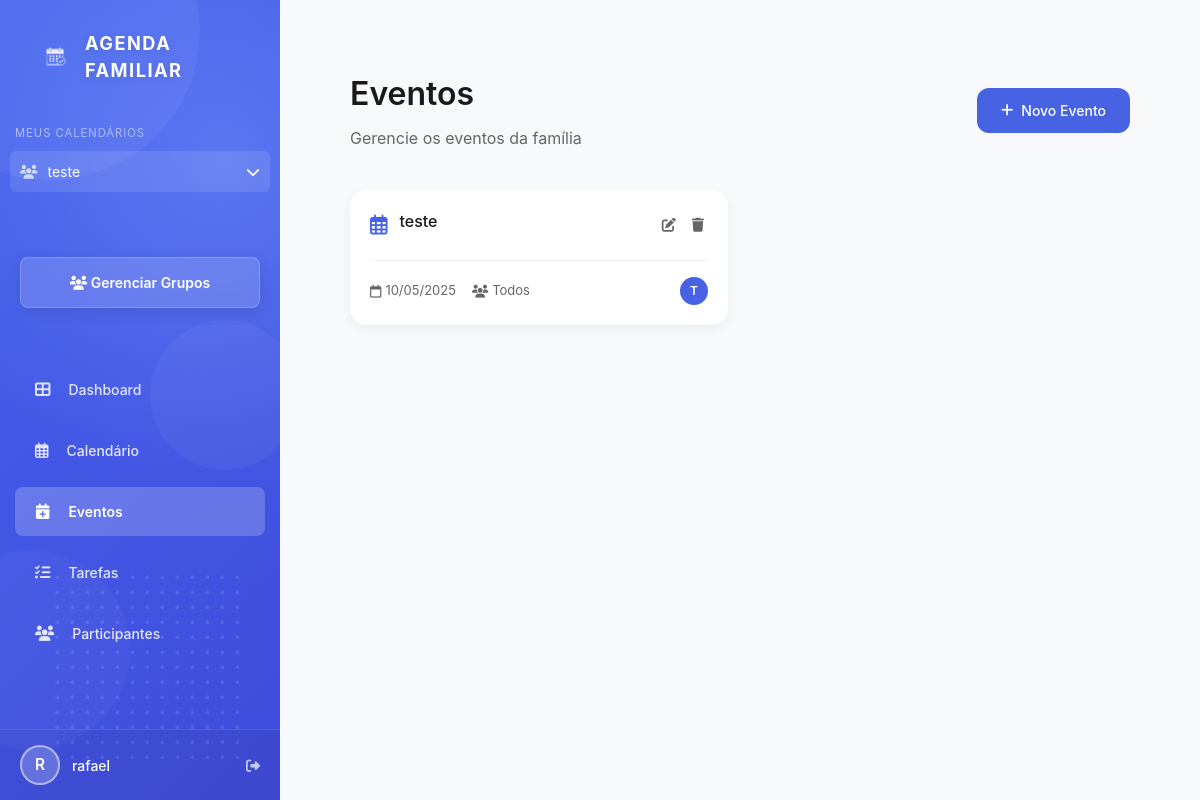
The page /events (signed in) on the database its author committed.
### backend/models/models.py (models this page shows, shortened)
class Family(db.Model):
    id = db.Column(db.Integer, primary_key=True)
    name = db.Column(db.String(100), nullable=False)
    created_at = db.Column(db.DateTime, nullable=False, default=datetime.utcnow)
    admin_id = db.Column(db.Integer, db.ForeignKey('user.id'), nullable=False)
    events = db.relationship('Event', backref='family', lazy=True)
    admins = db.relationship('User', secondary=family_admins, backref='admin_families')

class User(db.Model, UserMixin):
    id = db.Column(db.Integer, primary_key=True)
    username = db.Column(db.String(50), nullable=False)
    email = db.Column(db.String(120), unique=True, nullable=False)
    password = db.Column(db.String(150), nullable=False)
    active_family_id = db.Column(db.Integer, db.ForeignKey('family.id'), nullable=True)
    events = db.relationship('Event', backref='creator', lazy=True)
    families = db.relationship('Family', secondary=user_families,
                              backref=db.backref('members', lazy='dynamic'),
                              lazy='dynamic')
    active_family = db.relationship('Family', foreign_keys=[active_family_id])

class Event(db.Model):
    id = db.Column(db.Integer, primary_key=True)
    title = db.Column(db.String(100), nullable=False)
    description = db.Column(db.Text, nullable=True)
    start_time = db.Column(db.DateTime, nullable=False)
    end_time = db.Column(db.DateTime, nullable=False)
    created_at = db.Column(db.DateTime, nullable=False, default=datetime.utcnow)
    user_id = db.Column(db.Integer, db.ForeignKey('user.id'), nullable=False)
    family_id = db.Column(db.Integer, db.ForeignKey('family.id'), nullable=False)

### backend/routes/routes.py (the view, shortened to what this page needs)
@main.route('/events', methods=['GET', 'POST'])
@login_required
def events():
    if not current_user.active_family_id:
        return redirect(url_for('main.family_options'))
    form = EventForm()
    events = Event.query.filter_by(family_id=current_user.active_family_id).order_by(Event.start_time.asc()).all()
    return render_template('eventos/events.html', events=events, form=form)

### backend/__init__.py (called while the page is built)
def create_app():
    load_dotenv()
    app = Flask(__name__,
                template_folder='../frontend/templates',
                static_folder='../frontend/static')
    app.config['SECRET_KEY'] = os.environ.get('SECRET_KEY', 'default-secret-key')
    app.config['SQLALCHEMY_DATABASE_URI'] = 'sqlite:///calendario.db'
    app.config['SQLALCHEMY_TRACK_MODIFICATIONS'] = False
    db.init_app(app)
    login_manager.init_app(app)
    csrf.init_app(app)
    with app.app_context():
        from backend.routes.routes import main
        app.register_blueprint(main)
    @app.context_processor
    def inject_now():
        return {'now': datetime.utcnow()}
    return app

### backend/models/models.py (called while the page is built)
@login_manager.user_loader
def load_user(user_id):
    return User.query.get(int(user_id))

### frontend/templates/eventos/events.html (shortened to what this page needs)
{% extends "layout/app_layout.html" %}
{% block styles %}
<link rel="stylesheet" href="{{ url_for('static', filename='css/tasks.css') }}">
<link rel="stylesheet" href="{{ url_for('static', filename='css/task-modal.css') }}">
{% endblock %}
{% block content %}
<div class="tasks-container">
    <div class="tasks-header">
        <div class="title-section">
            <h1>Eventos</h1>
            <p class="subtitle">Gerencie os eventos da família</p>
        </div>
        <button class="new-task-btn" onclick="openNewEventModal()">
            <i class="fas fa-plus"></i>
            Novo Evento
        </button>
    </div>
    {% if events %}
    <div class="tasks-grid">
        {% for event in events %}
        <div class="task-card">
            <div class="task-header">
                <div class="task-status">
                    <i class="far fa-calendar-alt"></i>
                </div>
                <div class="task-title">{{ event.title }}</div>
                <div class="task-actions">
                    <a href="{{ url_for('main.edit_event', event_id=event.id) }}" class="action-btn complete-btn">
                        <i class="fas fa-edit"></i>
                    </a>
                    <a href="{{ url_for('main.delete_event', event_id=event.id) }}" class="action-btn delete-btn">
                        <i class="fas fa-trash"></i>
                    </a>
                </div>
            </div>
            <div class="task-footer">
                <div class="task-meta">
                    <span class="due-date">
                        <i class="far fa-calendar"></i>
                        {{ event.start_time.strftime('%d/%m/%Y') }}
                    </span>
                    <span class="assigned-to">
                        <i class="fas fa-users"></i>
                        Todos
                    </span>
                </div>
                <div class="task-creator">
                    <span class="creator-avatar">{{ event.creator.username[0] | upper }}</span>
                </div>
            </div>
        </div>
        {% endfor %}
    </div>
    {% endif %}
</div>
{% endblock %}

### frontend/templates/layout/app_layout.html (shortened to what this page needs)
<!DOCTYPE html>
<html lang="pt-br">
<head>
    <link rel="stylesheet" href="{{ url_for('static', filename='css/app_styles.css') }}">
    <link rel="stylesheet" href="https://cdnjs.cloudflare.com/ajax/libs/font-awesome/6.4.0/css/all.min.css">
    {% block styles %}{% endblock %}
</head>
<body>
    <div class="app-container">
        <div class="sidebar">
            <div class="circle-decoration circle-1"></div>
            <div class="circle-decoration circle-2"></div>
            <div class="circle-decoration circle-3"></div>
            <div class="dot-pattern"></div>
            <div class="header-logo">
                <img src="{{ url_for('static', filename='images/calendario.png') }}" alt="Calendário" class="logo-image">
                <div class="logo-text">AGENDA FAMILIAR</div>
            </div>
            <div class="families-list">
                <div class="families-header">Meus Calendários</div>
                {% if current_user.families.all() %}
                    <div class="calendar-dropdown">
                        <div class="calendar-dropdown-header" onclick="toggleCalendarDropdown()">
                            <div style="display: flex; align-items: center;">
                                <i class="fas fa-users family-icon"></i>
                                <div class="family-name">
                                    {% if current_user.active_family %}
                                        {{ current_user.active_family.name }}
                                    {% else %}
                                        Selecione um calendário
                                    {% endif %}
                                </div>
                            </div>
                            <i class="fas fa-chevron-down"></i>
                        </div>
                    </div>
                {% else %}
                    <div class="family-item">
                        <i class="fas fa-exclamation-circle family-icon"></i>
                        <div class="family-name">Nenhum calendário</div>
                    </div>
                {% endif %}
            </div>
            <a href="{{ url_for('main.family_options') }}" class="new-calendar-btn">
                <i class="fas fa-users"></i> Gerenciar Grupos
            </a>
            {% if current_user.active_family_id %}
                <nav class="nav-menu">
                    <a href="{{ url_for('main.dashboard') }}" class="nav-item {% if request.endpoint == 'main.dashboard' %}active{% endif %}">
                        <i class="fas fa-th-large"></i> Dashboard
                    </a>
                    <a href="{{ url_for('main.calendar') }}" class="nav-item {% if request.endpoint == 'main.calendar' %}active{% endif %}">
                        <i class="far fa-calendar-alt"></i> Calendário
                    </a>
                    <a href="{{ url_for('main.events') }}" class="nav-item {% if request.endpoint == 'main.events' or request.endpoint == 'main.new_event' or request.endpoint == 'main.edit_event' %}active{% endif %}">
                        <i class="fas fa-calendar-plus"></i> Eventos
                    </a>
                    <a href="{{ url_for('main.tasks') }}" class="nav-item {% if request.endpoint == 'main.tasks' %}active{% endif %}">
                        <i class="fas fa-tasks"></i> Tarefas
                    </a>
                    <a href="{{ url_for('main.family_members') }}" class="nav-item {% if request.endpoint == 'main.family_members' %}active{% endif %}">
                        <i class="fas fa-users"></i> Participantes
                    </a>
                </nav>
            {% endif %}
            <div class="user-profile" onclick="openEditProfileModal()">
                <div class="avatar">
                    {{ current_user.username|first|upper }}
                </div>
                <span>{{ current_user.username }}</span>
                <a href="{{ url_for('main.logout') }}" style="margin-left: auto;" onclick="event.stopPropagation();">
                    <i class="fas fa-sign-out-alt"></i>
                </a>
            </div>
        </div>
        <div class="main-content">
            {% block content %}{% endblock %}
        </div>
    </div>
</body>
</html>

### frontend/static/css/app_styles.css (style rules this page uses)
* { box-sizing: border-box; transition: all 0.2s ease; margin: 0; padding: 0; }
body, html { font-family: 'Poppins', sans-serif; background-color: #f8f9fa; height: 100%; margin: 0; padding: 0; color: #444; }
.app-container { display: flex; min-height: 100vh; box-shadow: 0 10px 40px -10px rgba(0, 0, 0, 0.15); overflow: hidden; }
.sidebar { width: 280px; background: linear-gradient(135deg, #4361ee 0%, #3f37c9 100%); color: white; display: flex; flex-direction: column; padding: 0; position: relative; overflow: hidden; animation: gradientAnimation 15s ease infinite; background-size: 200% 200%; z-index: 10; }
.sidebar::before { content: ''; position: absolute; top: 0; left: 0; width: 100%; height: 100%; background: radial-gradient(circle at 80% 20%, rgba(126, 163, 255, 0.4) 0%, rgba(67, 97, 238, 0) 50%); z-index: 0; }
.new-calendar-btn { margin: 20px; padding: 14px; background-color: rgba(255, 255, 255, 0.15); color: white; border: 1px solid rgba(255, 255, 255, 0.2); border-radius: 8px; text-align: center; text-decoration: none; font-weight: 600; cursor: pointer; backdrop-filter: blur(5px); -webkit-backdrop-filter: blur(5px); box-shadow: 0 4px 15px rgba(0, 0, 0, 0.1); position: relative; z-index: 2; transition: all 0.3s ease; }
.nav-menu { margin-top: 25px; position: relative; z-index: 2; }
.nav-item { display: flex; align-items: center; padding: 14px 20px; margin: 12px 15px; border-radius: 8px; color: rgba(255, 255, 255, 0.85); text-decoration: none; transition: all 0.3s ease; font-weight: 500; }
.nav-item.active { background-color: rgba(255, 255, 255, 0.2); color: white; font-weight: 600; }
.nav-item i { margin-right: 18px; font-size: 1.1rem; }
.user-profile { margin-top: auto; padding: 15px 20px; display: flex; align-items: center; border-top: 1px solid rgba(255, 255, 255, 0.1); background-color: rgba(0, 0, 0, 0.05); position: relative; z-index: 2; }
.avatar { width: 40px; height: 40px; border-radius: 50%; background-color: rgba(255, 255, 255, 0.2); border: 2px solid rgba(255, 255, 255, 0.5); color: white; display: flex; align-items: center; justify-content: center; font-weight: 600; font-size: 1.1rem; margin-right: 12px; }
.user-profile span { font-weight: 500; white-space: nowrap; overflow: hidden; text-overflow: ellipsis; }
.user-profile a { margin-left: auto; color: rgba(255, 255, 255, 0.7); transition: all 0.3s ease; }
.circle-decoration { position: absolute; border-radius: 50%; z-index: 0; transition: all 0.5s ease; }
.circle-1 { width: 300px; height: 300px; background-color: rgba(255, 255, 255, 0.05); top: -120px; left: -100px; animation: pulse 8s infinite alternate; }
.circle-2 { width: 200px; height: 200px; background-color: rgba(255, 255, 255, 0.03); bottom: 50px; left: -70px; animation: pulse 12s infinite alternate-reverse; }
.circle-3 { width: 150px; height: 150px; background-color: rgba(255, 255, 255, 0.04); top: 40%; right: -20px; animation: pulse 7s infinite alternate; }
.dot-pattern { position: absolute; bottom: 30px; right: 30px; width: 200px; height: 200px; background-image: radial-gradient(#ffffff33 2px, transparent 2px); background-size: 15px 15px; z-index: 1; border-radius: 20px; opacity: 0.5; }
.main-content { flex: 1; background-color: #f8f9fa; padding: 30px; overflow-y: auto; position: relative; }
.header-logo { display: flex; align-items: center; padding: 30px 40px 15px; position: relative; z-index: 2; }
.logo-image { height: 30px; margin-right: 15px; filter: brightness(0) invert(1); opacity: 0.9; }
.logo-text { color: white; font-weight: 700; font-size: 1.3rem; letter-spacing: 1.5px; text-shadow: 0 2px 10px rgba(0, 0, 0, 0.1); }

### rows shown on the page
Family: active_family.name "teste"
User: username|first "R", username "rafael"
Event: title "teste", start_time "10/05/2025", creator "T"
